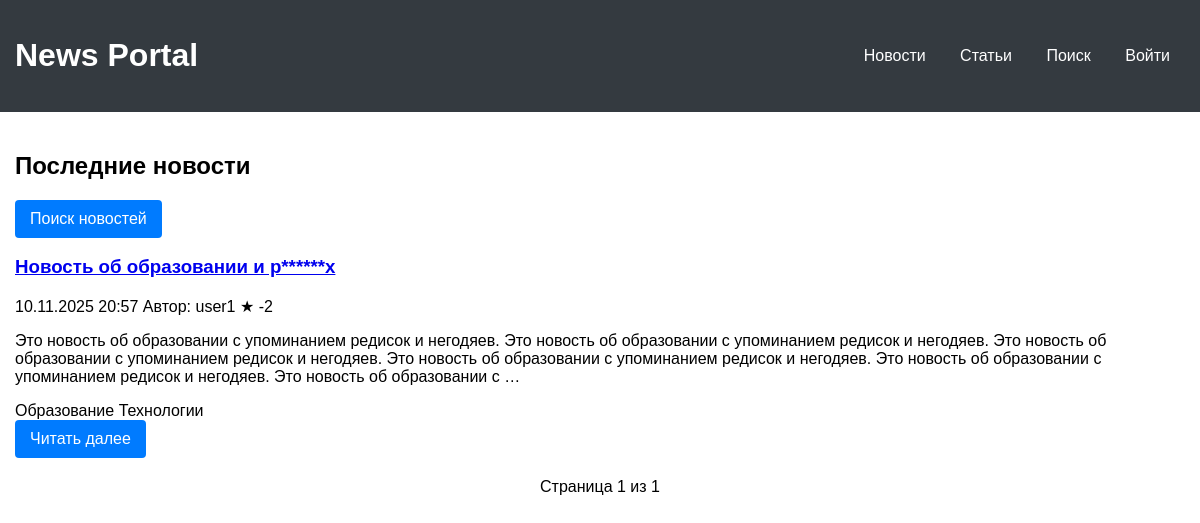
Page /news/ on the committed database.
### news/models.py (models this page shows, shortened)
class Post(models.Model):
    ARTICLE = 'AR'
    NEWS = 'NW'
    POST_TYPES = [
        (ARTICLE, 'Статья'),
        (NEWS, 'Новость')
    ]
    author = models.ForeignKey(Author, on_delete=models.CASCADE)
    post_type = models.CharField(max_length=2, choices=POST_TYPES, default=ARTICLE)
    created_at = models.DateTimeField(auto_now_add=True)
    categories = models.ManyToManyField(Category, through='PostCategory')
    title = models.CharField(max_length=200)
    content = models.TextField()
    rating = models.IntegerField(default=0)

class Author(models.Model):
    user = models.OneToOneField(User, on_delete=models.CASCADE)
    rating = models.IntegerField(default=0)

class Category(models.Model):
    name = models.CharField(max_length=100, unique=True)

### news/views.py (the view)
# urls.py: path('', views.NewsListView.as_view(), name='news_list'),
class NewsListView(ListView):
    model = Post
    template_name = 'news/news_list.html'
    context_object_name = 'news_list'
    paginate_by = 10
    ordering = ['-created_at']
    def get_queryset(self):
        queryset = Post.objects.filter(post_type=Post.NEWS)
        return queryset

### news/templatetags/censor_filter.py (called while the page is built)
@register.filter
@stringfilter
def censor(value):
    if not isinstance(value, str):
        return value
    result = value
    for word in CENSORED_WORDS:
        lower_word = word.lower()
        capitalized_word = word.capitalize()
        result = result.replace(lower_word, lower_word[0] + '*' * (len(word) - 1))
        result = result.replace(capitalized_word, capitalized_word[0] + '*' * (len(word) - 1))
    return result

### templates/news/news_list.html (shortened to what this page needs)
{% extends 'default.html' %}
{% load censor_filter %}
{% block content %}
    <div class="page-header">
        <h2>Последние новости</h2>
        <div class="header-actions">
            <a href="{% url 'news_search' %}" class="btn btn-primary">Поиск новостей</a>
        </div>
    </div>
    {% if news_list %}
        <div class="news-grid">
            {% for news in news_list %}
                <div class="news-card">
                    <div class="news-header">
                        <h3 class="news-title">
                            <a href="{% url 'news_detail' news.pk %}">{{ news.title|censor }}</a>
                        </h3>
                        <div class="news-meta">
                            <span class="news-date">{{ news.created_at|date:"d.m.Y H:i" }}</span>
                            <span class="news-author">Автор: {{ news.author.user.username }}</span>
                            <span class="news-rating">★ {{ news.rating }}</span>
                        </div>
                    </div>
                    <div class="news-content">
                        <p>{{ news.content|truncatewords:50|censor }}</p>
                    </div>
                    <div class="news-categories">
                        {% for category in news.categories.all %}
                            <span class="category-tag">{{ category.name }}</span>
                        {% endfor %}
                    </div>
                    <div class="news-actions">
                        <a href="{% url 'news_detail' news.pk %}" class="btn btn-primary btn-sm">Читать далее</a>
                    </div>
                </div>
            {% endfor %}
        </div>
        <div class="pagination">
            <span class="pagination-current">
                Страница {{ page_obj.number }} из {{ page_obj.paginator.num_pages }}
            </span>
        </div>
    {% endif %}
{% endblock %}

### templates/default.html (shortened to what this page needs)
<!DOCTYPE html>
<html lang="ru">
<head>
</head>
<body>
    <div class="header">
        <div class="container">
            <div class="nav">
                <h1><a href="/" style="color: white; text-decoration: none;">News Portal</a></h1>
                <div class="nav-links">
                    <a href="{% url 'news_list' %}">Новости</a>
                    <a href="{% url 'article_list' %}">Статьи</a>
                    <a href="{% url 'news_search' %}">Поиск</a>
                    {% if user.is_authenticated %}
                        <a href="{% url 'news_create' %}">Добавить новость</a>
                        <a href="{% url 'article_create' %}">Добавить статью</a>
                        <span>Привет, {{ user.username }}</span>
                        <a href="{% url 'admin:logout' %}">Выйти</a>
                    {% else %}
                        <a href="{% url 'admin:login' %}">Войти</a>
                    {% endif %}
                </div>
            </div>
        </div>
    </div>
    <div class="container">
        <div class="content">
            {% block content %}
            {% endblock %}
        </div>
    </div>
</body>
</html>

### templates/default.html (style rules this page uses)
body { font-family: Arial, sans-serif; margin: 0; padding: 0; }
.header { background: #343a40; color: white; padding: 1rem 0; }
.container { max-width: 1200px; margin: 0 auto; padding: 0 15px; }
.nav { display: flex; justify-content: space-between; align-items: center; }
.nav-links a { color: white; text-decoration: none; margin: 0 15px; }
.content { padding: 20px 0; }
.pagination { margin: 20px 0; text-align: center; }
.btn { padding: 10px 15px; border: none; border-radius: 4px; cursor: pointer; text-decoration: none; display: inline-block; }
.btn-primary { background: #007bff; color: white; }

### rows in the picture
Post: title|censor "Новость об образовании и р******х", created_at "10.11.2025 20:57", author.user.username "user1", rating "-2", content|censor "Это новость об образовании с упоминанием редисок и негодяев. Это новость об образовании с упоминанием редисок и негодяев. Это новость об образовании с упоминанием редисок и негодяев. Это новость об образовании с упоминанием редисок и негодяев. Это новость об образовании с упоминанием редисок и негодяев. Это новость об образовании с …"
Category: name "Образование"
Category: name "Технологии"

### other values in the picture
{{ page_obj.number }} "1"
{{ page_obj.paginator.num_pages }} "1"
